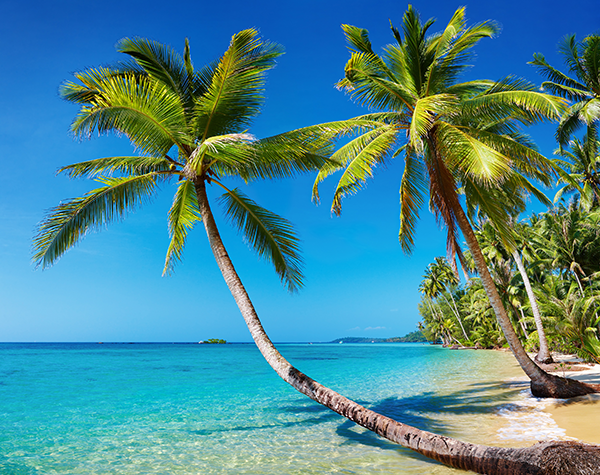
#> input picture 25_histograms/beach.png, 600 x 475 px
$ python histogram_with_mask.py
#> lines starting #> are read from the running program, lines starting #| are printed output that depends on the picture; after the words box and inside, x2 and y2 are one past the last pixel; in counts of white or black regions, pixels touching at a corner belong together

# import the necessary packages
from matplotlib import pyplot as plt
import numpy as np
import cv2

def plot_histogram(image, title, mask=None):
	# grab the image channels, initialize the tuple of colors and
	# the figure
	chans = cv2.split(image)
	colors = ("b", "g", "r")
	plt.figure()
	plt.title(title)
	plt.xlabel("Bins")
	plt.ylabel("# of Pixels")

	# loop over the image channels
	for (chan, color) in zip(chans, colors):
		# create a histogram for the current channel and plot it
		hist = cv2.calcHist([chan], [0], mask, [256], [0, 256])
		plt.plot(hist, color=color)
		plt.xlim([0, 256])

# load the beach image and plot a histogram for it
image = cv2.imread("beach.png")
#> image is the input picture: shape (475, 600, 3); mean B, G, R 148.4, 136.5, 73.3
cv2.imshow("Original", image)
plot_histogram(image, "Histogram for Original Image")
#> the loop in plot_histogram, `for (chan, color) in zip(chans, colors):` made 3 passes
#> color on passes 1 to 3: 'b', 'g', 'r'

# construct a mask for our image -- our mask will be BLACK for regions
# we want to IGNORE and WHITE for regions we want to EXAMINE
mask = np.zeros(image.shape[:2], dtype="uint8")
cv2.rectangle(mask, (60, 290), (210, 390), 255, -1)
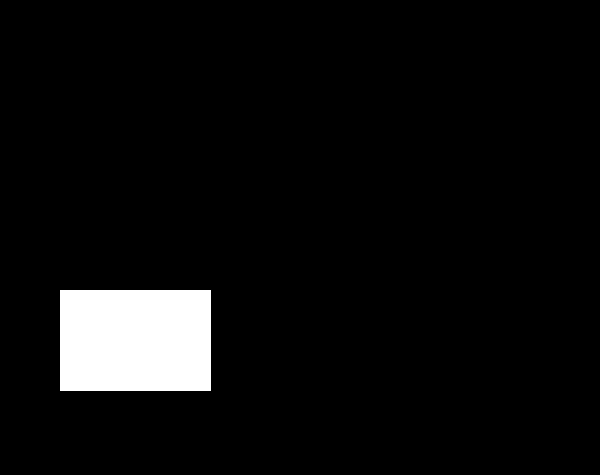
#> mask: shape (475, 600); 5.4% white; 1 white region, box (x1, y1, x2, y2) and area: (60, 290, 211, 391) 15251
cv2.imshow("Mask", mask)

# what does masking our image look like?
masked = cv2.bitwise_and(image, image, mask=mask)
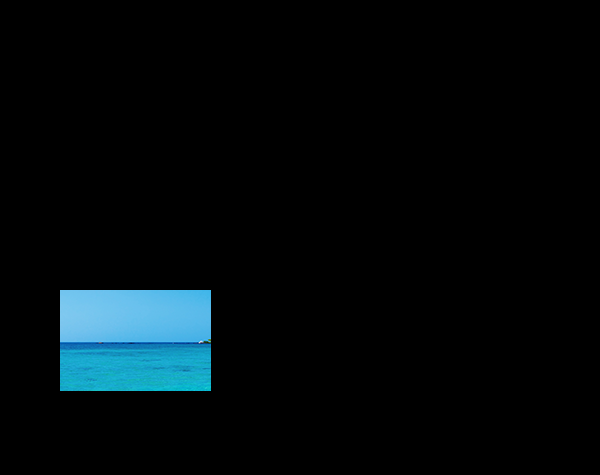
#> masked: shape (475, 600, 3); mean B, G, R 11.6, 9.4, 3.2
cv2.imshow("Applying the Mask", masked)

# compute a histogram for our image, but we'll only include pixels in
# the masked region
plot_histogram(image, "Histogram for Masked Image", mask=mask)
#> the loop in plot_histogram (call 2), `for (chan, color) in zip(chans, colors):` made 3 passes

# show our plots
plt.show()
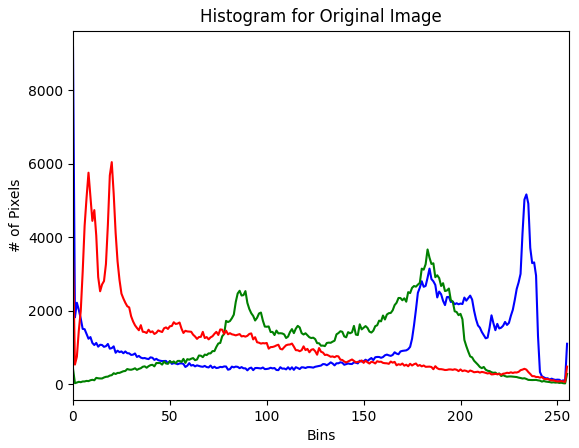
#> figure drawn by matplotlib, 1 panel; curve peaks at x = 0, y = 9163; curve peaks at x = 183, y = 3670; curve peaks at x = 20, y = 6044
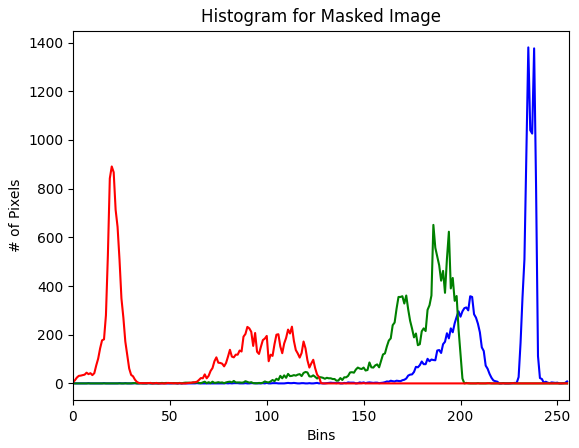
#> figure drawn by matplotlib, 1 panel; curve peaks at x = 235, y = 1380; curve peaks at x = 186, y = 651; curve peaks at x = 20, y = 891
